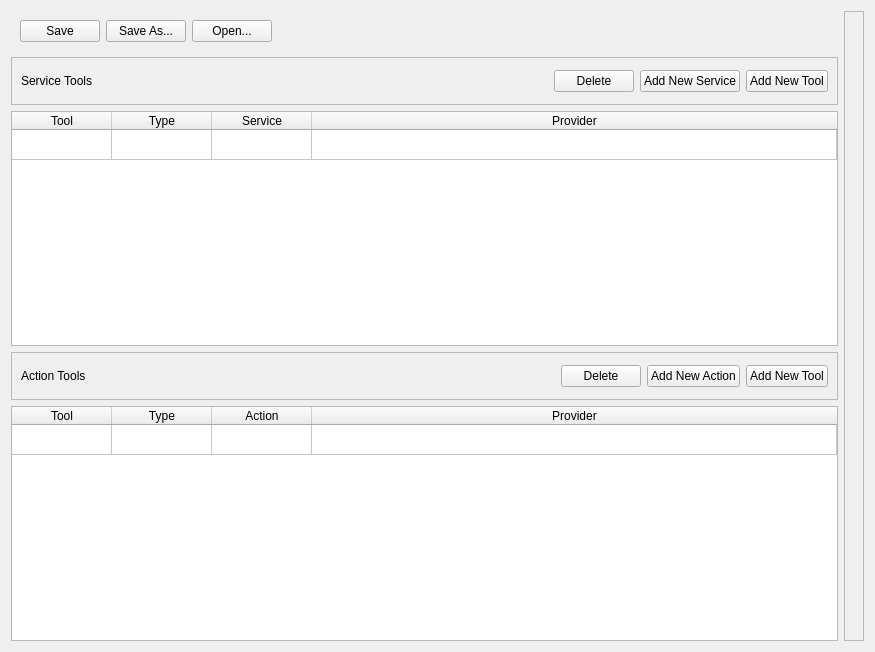
<?xml version="1.0" encoding="UTF-8"?>
<ui version="4.0">
 <class>Form</class>
 <widget class="QWidget" name="Form">
  <property name="geometry">
   <rect>
    <x>0</x>
    <y>0</y>
    <width>875</width>
    <height>652</height>
   </rect>
  </property>
  <property name="windowTitle">
   <string>Form</string>
  </property>
  <layout class="QHBoxLayout" name="horizontalLayout_2">
   <item>
    <layout class="QVBoxLayout" name="verticalLayout">
     <item>
      <widget class="QWidget" name="widget_4" native="true">
       <layout class="QHBoxLayout" name="horizontalLayout_3">
        <item>
         <widget class="QPushButton" name="btn_save">
          <property name="text">
           <string>Save</string>
          </property>
          <property name="icon">
           <iconset theme="document-save">
            <normaloff>../../frame_editor/src/frame_editor</normaloff>../../frame_editor/src/frame_editor</iconset>
          </property>
         </widget>
        </item>
        <item>
         <widget class="QPushButton" name="btn_saveAs">
          <property name="text">
           <string>Save As...</string>
          </property>
          <property name="icon">
           <iconset theme="document-save-as">
            <normaloff>../../frame_editor/src/frame_editor</normaloff>../../frame_editor/src/frame_editor</iconset>
          </property>
         </widget>
        </item>
        <item>
         <widget class="QPushButton" name="btn_open">
          <property name="text">
           <string>Open...</string>
          </property>
          <property name="icon">
           <iconset theme="document-open">
            <normaloff>../../frame_editor/src/frame_editor</normaloff>../../frame_editor/src/frame_editor</iconset>
          </property>
         </widget>
        </item>
        <item>
         <spacer name="horizontalSpacer_2">
          <property name="orientation">
           <enum>Qt::Horizontal</enum>
          </property>
          <property name="sizeHint" stdset="0">
           <size>
            <width>40</width>
            <height>20</height>
           </size>
          </property>
         </spacer>
        </item>
       </layout>
      </widget>
     </item>
     <item>
      <widget class="QFrame" name="frame">
       <property name="minimumSize">
        <size>
         <width>0</width>
         <height>48</height>
        </size>
       </property>
       <property name="frameShape">
        <enum>QFrame::StyledPanel</enum>
       </property>
       <property name="frameShadow">
        <enum>QFrame::Raised</enum>
       </property>
       <layout class="QHBoxLayout" name="horizontalLayout_4">
        <item>
         <widget class="QLabel" name="txtIntentDescription">
          <property name="text">
           <string>Service Tools</string>
          </property>
         </widget>
        </item>
        <item>
         <spacer name="horizontalSpacer_3">
          <property name="orientation">
           <enum>Qt::Horizontal</enum>
          </property>
          <property name="sizeHint" stdset="0">
           <size>
            <width>322</width>
            <height>20</height>
           </size>
          </property>
         </spacer>
        </item>
        <item>
         <widget class="QPushButton" name="btn_delete_service">
          <property name="text">
           <string>Delete</string>
          </property>
          <property name="icon">
           <iconset theme="list-remove">
            <normaloff>../../frame_editor/src/frame_editor</normaloff>../../frame_editor/src/frame_editor</iconset>
          </property>
         </widget>
        </item>
        <item>
         <widget class="QPushButton" name="btn_add_service">
          <property name="text">
           <string>Add New Service</string>
          </property>
          <property name="icon">
           <iconset theme="list-add">
            <normaloff>../../frame_editor/src/frame_editor</normaloff>../../frame_editor/src/frame_editor</iconset>
          </property>
         </widget>
        </item>
        <item>
         <widget class="QPushButton" name="btn_add_service_tool">
          <property name="text">
           <string>Add New Tool</string>
          </property>
          <property name="icon">
           <iconset theme="list-add">
            <normaloff>../../frame_editor/src/frame_editor</normaloff>../../frame_editor/src/frame_editor</iconset>
          </property>
         </widget>
        </item>
       </layout>
      </widget>
     </item>
     <item>
      <widget class="QTableWidget" name="table_services">
       <property name="styleSheet">
        <string notr="true">QTableView::item:hover {
    background-color: rgba(200,200,220,255);
} </string>
       </property>
       <property name="iconSize">
        <size>
         <width>90</width>
         <height>90</height>
        </size>
       </property>
       <attribute name="horizontalHeaderVisible">
        <bool>true</bool>
       </attribute>
       <attribute name="horizontalHeaderStretchLastSection">
        <bool>true</bool>
       </attribute>
       <attribute name="verticalHeaderVisible">
        <bool>false</bool>
       </attribute>
       <row>
        <property name="text">
         <string>asd</string>
        </property>
       </row>
       <column>
        <property name="text">
         <string>Tool</string>
        </property>
       </column>
       <column>
        <property name="text">
         <string>Type</string>
        </property>
       </column>
       <column>
        <property name="text">
         <string>Service</string>
        </property>
       </column>
       <column>
        <property name="text">
         <string>Provider</string>
        </property>
       </column>
      </widget>
     </item>
     <item>
      <widget class="QFrame" name="frame_3">
       <property name="minimumSize">
        <size>
         <width>0</width>
         <height>48</height>
        </size>
       </property>
       <property name="frameShape">
        <enum>QFrame::StyledPanel</enum>
       </property>
       <property name="frameShadow">
        <enum>QFrame::Raised</enum>
       </property>
       <layout class="QHBoxLayout" name="horizontalLayout">
        <item>
         <widget class="QLabel" name="txtIntentDescription_2">
          <property name="text">
           <string>Action Tools</string>
          </property>
         </widget>
        </item>
        <item>
         <spacer name="horizontalSpacer_4">
          <property name="orientation">
           <enum>Qt::Horizontal</enum>
          </property>
          <property name="sizeHint" stdset="0">
           <size>
            <width>332</width>
            <height>20</height>
           </size>
          </property>
         </spacer>
        </item>
        <item>
         <widget class="QPushButton" name="btn_delete_action">
          <property name="text">
           <string>Delete</string>
          </property>
          <property name="icon">
           <iconset theme="list-remove">
            <normaloff>../../frame_editor/src/frame_editor</normaloff>../../frame_editor/src/frame_editor</iconset>
          </property>
         </widget>
        </item>
        <item>
         <widget class="QPushButton" name="btn_add_action">
          <property name="text">
           <string>Add New Action</string>
          </property>
          <property name="icon">
           <iconset theme="list-add">
            <normaloff>../../frame_editor/src/frame_editor</normaloff>../../frame_editor/src/frame_editor</iconset>
          </property>
         </widget>
        </item>
        <item>
         <widget class="QPushButton" name="btn_add_action_tool">
          <property name="text">
           <string>Add New Tool</string>
          </property>
          <property name="icon">
           <iconset theme="list-add">
            <normaloff>../../frame_editor/src/frame_editor</normaloff>../../frame_editor/src/frame_editor</iconset>
          </property>
         </widget>
        </item>
       </layout>
      </widget>
     </item>
     <item>
      <widget class="QTableWidget" name="table_actions">
       <property name="styleSheet">
        <string notr="true">QTableView::item:hover {
    background-color: rgba(200,200,220,255);
} </string>
       </property>
       <property name="iconSize">
        <size>
         <width>90</width>
         <height>90</height>
        </size>
       </property>
       <attribute name="horizontalHeaderVisible">
        <bool>true</bool>
       </attribute>
       <attribute name="horizontalHeaderStretchLastSection">
        <bool>true</bool>
       </attribute>
       <attribute name="verticalHeaderVisible">
        <bool>false</bool>
       </attribute>
       <row>
        <property name="text">
         <string>asd</string>
        </property>
       </row>
       <column>
        <property name="text">
         <string>Tool</string>
        </property>
       </column>
       <column>
        <property name="text">
         <string>Type</string>
        </property>
       </column>
       <column>
        <property name="text">
         <string>Action</string>
        </property>
       </column>
       <column>
        <property name="text">
         <string>Provider</string>
        </property>
       </column>
      </widget>
     </item>
    </layout>
   </item>
   <item>
    <widget class="QFrame" name="undo_frame">
     <property name="frameShape">
      <enum>QFrame::StyledPanel</enum>
     </property>
     <property name="frameShadow">
      <enum>QFrame::Raised</enum>
     </property>
     <layout class="QVBoxLayout" name="verticalLayout_4"/>
    </widget>
   </item>
  </layout>
 </widget>
 <resources/>
 <connections/>
</ui>
